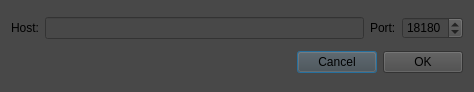
<?xml version="1.0" encoding="UTF-8"?>
<ui version="4.0">
 <class>NewNodeDialog</class>
 <widget class="QDialog" name="NewNodeDialog">
  <property name="windowModality">
   <enum>Qt::ApplicationModal</enum>
  </property>
  <property name="geometry">
   <rect>
    <x>0</x>
    <y>0</y>
    <width>474</width>
    <height>92</height>
   </rect>
  </property>
  <property name="windowTitle">
   <string>New remote node</string>
  </property>
  <property name="styleSheet">
   <string notr="true">background-color: rgb(72, 72, 72);</string>
  </property>
  <layout class="QVBoxLayout" name="verticalLayout">
   <item>
    <layout class="QHBoxLayout" name="horizontalLayout">
     <item>
      <widget class="QLabel" name="label">
       <property name="text">
        <string>Host:</string>
       </property>
      </widget>
     </item>
     <item>
      <widget class="QLineEdit" name="m_hostEdit"/>
     </item>
     <item>
      <widget class="QLabel" name="label_2">
       <property name="text">
        <string>Port:</string>
       </property>
      </widget>
     </item>
     <item>
      <widget class="QSpinBox" name="m_portSpin">
       <property name="minimum">
        <number>1</number>
       </property>
       <property name="maximum">
        <number>65535</number>
       </property>
       <property name="value">
        <number>18180</number>
       </property>
      </widget>
     </item>
    </layout>
   </item>
   <item>
    <layout class="QHBoxLayout" name="horizontalLayout_2">
     <item>
      <spacer name="horizontalSpacer">
       <property name="orientation">
        <enum>Qt::Horizontal</enum>
       </property>
       <property name="sizeHint" stdset="0">
        <size>
         <width>40</width>
         <height>20</height>
        </size>
       </property>
      </spacer>
     </item>
     <item>
      <widget class="QPushButton" name="m_cancelButton">
       <property name="text">
        <string>Cancel</string>
       </property>
      </widget>
     </item>
     <item>
      <widget class="QPushButton" name="m_okButton">
       <property name="text">
        <string>OK</string>
       </property>
      </widget>
     </item>
    </layout>
   </item>
  </layout>
 </widget>
 <resources/>
 <connections>
  <connection>
   <sender>m_okButton</sender>
   <signal>clicked()</signal>
   <receiver>NewNodeDialog</receiver>
   <slot>accept()</slot>
   <hints>
    <hint type="sourcelabel">
     <x>500</x>
     <y>62</y>
    </hint>
    <hint type="destinationlabel">
     <x>276</x>
     <y>44</y>
    </hint>
   </hints>
  </connection>
  <connection>
   <sender>m_cancelButton</sender>
   <signal>clicked()</signal>
   <receiver>NewNodeDialog</receiver>
   <slot>reject()</slot>
   <hints>
    <hint type="sourcelabel">
     <x>417</x>
     <y>62</y>
    </hint>
    <hint type="destinationlabel">
     <x>276</x>
     <y>44</y>
    </hint>
   </hints>
  </connection>
 </connections>
</ui>
